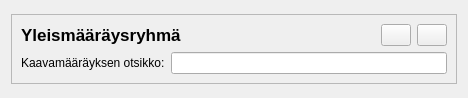
<?xml version="1.0" encoding="UTF-8"?>
<ui version="4.0">
 <class>general_regulation_group_form</class>
 <widget class="QWidget" name="general_regulation_group_form">
  <property name="geometry">
   <rect>
    <x>0</x>
    <y>0</y>
    <width>468</width>
    <height>98</height>
   </rect>
  </property>
  <property name="sizePolicy">
   <sizepolicy hsizetype="Preferred" vsizetype="Maximum">
    <horstretch>0</horstretch>
    <verstretch>0</verstretch>
   </sizepolicy>
  </property>
  <property name="windowTitle">
   <string>Form</string>
  </property>
  <layout class="QVBoxLayout" name="verticalLayout_2">
   <item>
    <widget class="QFrame" name="frame">
     <property name="sizePolicy">
      <sizepolicy hsizetype="Preferred" vsizetype="Maximum">
       <horstretch>0</horstretch>
       <verstretch>0</verstretch>
      </sizepolicy>
     </property>
     <property name="frameShape">
      <enum>QFrame::StyledPanel</enum>
     </property>
     <property name="frameShadow">
      <enum>QFrame::Raised</enum>
     </property>
     <property name="lineWidth">
      <number>2</number>
     </property>
     <layout class="QVBoxLayout" name="verticalLayout">
      <item>
       <layout class="QHBoxLayout" name="horizontalLayout">
        <item>
         <widget class="QLabel" name="label_2">
          <property name="font">
           <font>
            <pointsize>13</pointsize>
            <weight>75</weight>
            <italic>false</italic>
            <bold>true</bold>
           </font>
          </property>
          <property name="text">
           <string>Yleismääräysryhmä</string>
          </property>
         </widget>
        </item>
        <item>
         <spacer name="horizontalSpacer">
          <property name="orientation">
           <enum>Qt::Horizontal</enum>
          </property>
          <property name="sizeHint" stdset="0">
           <size>
            <width>40</width>
            <height>20</height>
           </size>
          </property>
         </spacer>
        </item>
        <item>
         <widget class="QPushButton" name="add_field_btn">
          <property name="maximumSize">
           <size>
            <width>30</width>
            <height>16777215</height>
           </size>
          </property>
          <property name="text">
           <string/>
          </property>
         </widget>
        </item>
        <item>
         <widget class="QPushButton" name="del_btn">
          <property name="sizePolicy">
           <sizepolicy hsizetype="Fixed" vsizetype="Fixed">
            <horstretch>0</horstretch>
            <verstretch>0</verstretch>
           </sizepolicy>
          </property>
          <property name="maximumSize">
           <size>
            <width>30</width>
            <height>16777215</height>
           </size>
          </property>
          <property name="toolTip">
           <string>Poista kaavamääräysryhmä</string>
          </property>
          <property name="text">
           <string/>
          </property>
         </widget>
        </item>
       </layout>
      </item>
      <item>
       <layout class="QFormLayout" name="regulation_group_details_layout">
        <item row="0" column="0">
         <widget class="QLabel" name="label">
          <property name="sizePolicy">
           <sizepolicy hsizetype="Preferred" vsizetype="Preferred">
            <horstretch>0</horstretch>
            <verstretch>0</verstretch>
           </sizepolicy>
          </property>
          <property name="minimumSize">
           <size>
            <width>0</width>
            <height>0</height>
           </size>
          </property>
          <property name="maximumSize">
           <size>
            <width>16777215</width>
            <height>16777215</height>
           </size>
          </property>
          <property name="font">
           <font>
            <weight>50</weight>
            <bold>false</bold>
           </font>
          </property>
          <property name="text">
           <string>Kaavamääräyksen otsikko:</string>
          </property>
         </widget>
        </item>
        <item row="0" column="1">
         <widget class="QLineEdit" name="heading">
          <property name="sizePolicy">
           <sizepolicy hsizetype="Expanding" vsizetype="Fixed">
            <horstretch>0</horstretch>
            <verstretch>0</verstretch>
           </sizepolicy>
          </property>
          <property name="text">
           <string/>
          </property>
         </widget>
        </item>
       </layout>
      </item>
     </layout>
    </widget>
   </item>
  </layout>
 </widget>
 <resources/>
 <connections/>
</ui>
